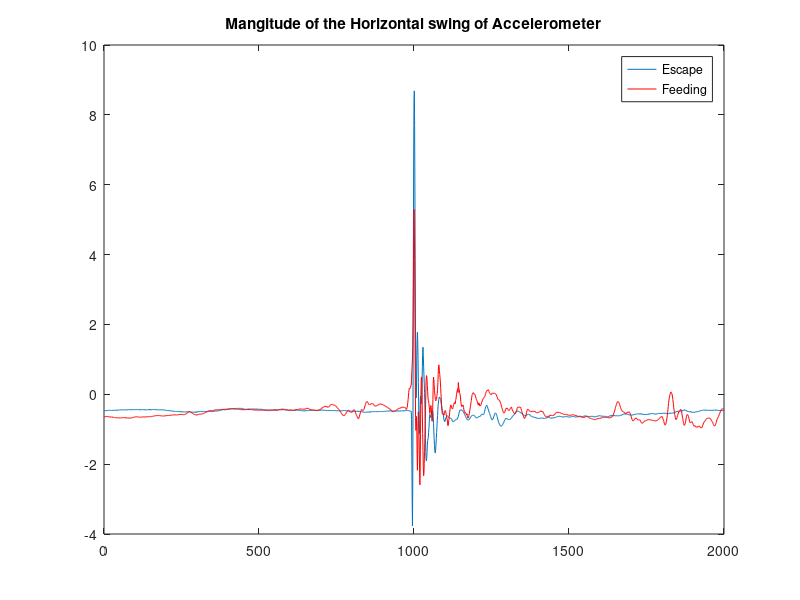
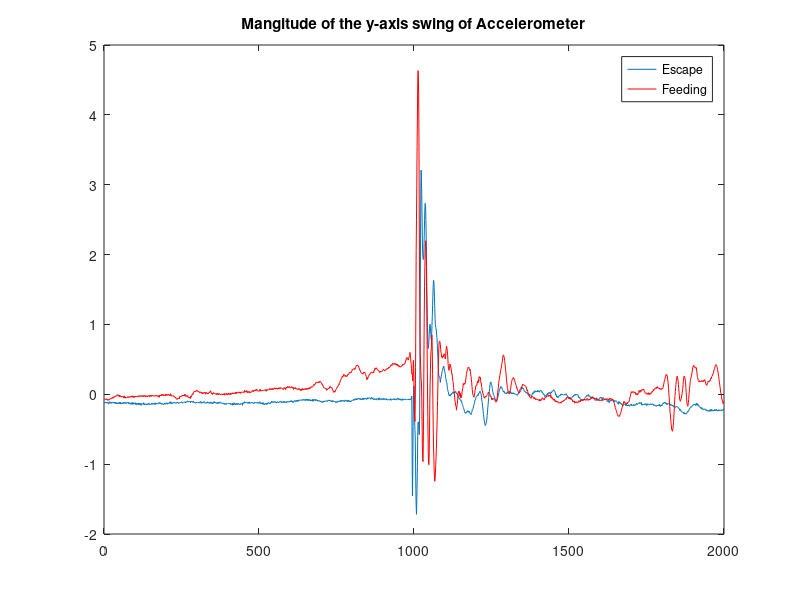

Recreate these plots in MATLAB, in order.
load firstData.mat

eMA = sqrt(eAccelerometer(:,1).^2 + eAccelerometer(:,2).^2 + ...
            eAccelerometer(:,3).^2);
fMA = sqrt(fAccelerometer(:,1).^2 + fAccelerometer(:,2).^2 + ...
            fAccelerometer(:,3).^2);

Ax = [eAccelerometer(:,1) fAccelerometer(:,1)];
Ay = [eAccelerometer(:,2) fAccelerometer(:,2)];
Az = [eAccelerometer(:,3) fAccelerometer(:,3)];

Gz = [eGyroscope(:,3) fGyroscope(:,3)];

diffAxAy = Ax - Ay;
diffAyAz = Ay - Az;

maxDiffAxAy = max(diffAxAy);    meanMaxDiffAyAz = max(mean(diffAyAz));
minDiffAxAy = min(diffAxAy);    meanMinDiffAyAz = min(mean(diffAyAz));

rangeAyAz = meanMaxDiffAyAz - meanMinDiffAyAz;

% Output
maxAx = max(Ax);
meanAy = mean(Ay);
maxGz = max(Gz);
rangeAxAy = maxDiffAxAy - minDiffAxAy;

plot(Ax(:,1))
hold on
plot(Ax(:,2), 'r')
title('Mangitude of the Horizontal swing of Accelerometer')
legend('Escape', 'Feeding')

figure
plot(Ay(:,1))
hold on
plot(Ay(:,2), 'r')
title('Mangitude of the y-axis swing of Accelerometer')
legend('Escape', 'Feeding')
